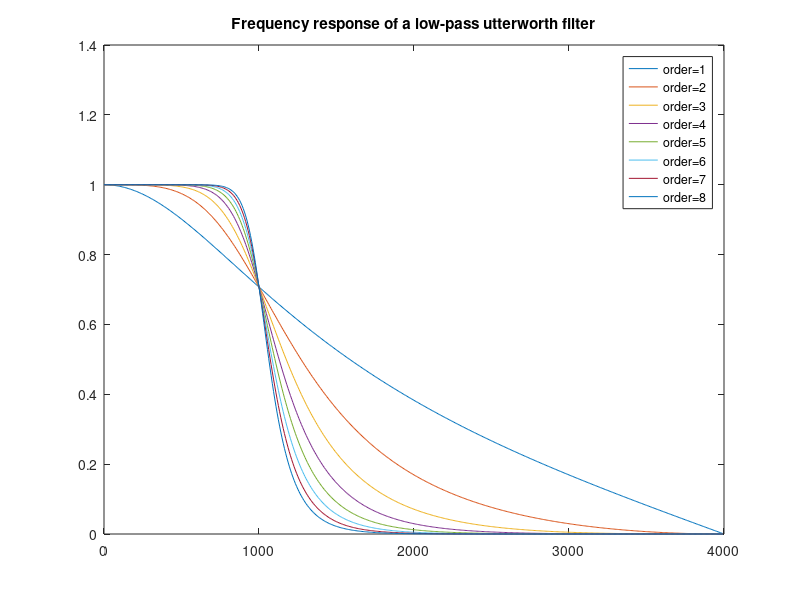

This chart was generated by the following MATLAB code:
fs=8000;			% Sampling rate
cutOffFreq=1000;		% Cutoff frequency
allH=[];
for filterOrder=1:8;
	[b, a]=butter(filterOrder, cutOffFreq/(fs/2), 'low');
	% === Plot frequency response
	[h, w]=freqz(b, a);
	allH=[allH, h];
end
plot(w/pi*fs/2, abs(allH)); title('Frequency response of a low-pass utterworth filter');
legend('order=1', 'order=2', 'order=3', 'order=4', 'order=5', 'order=6', 'order=7', 'order=8');
